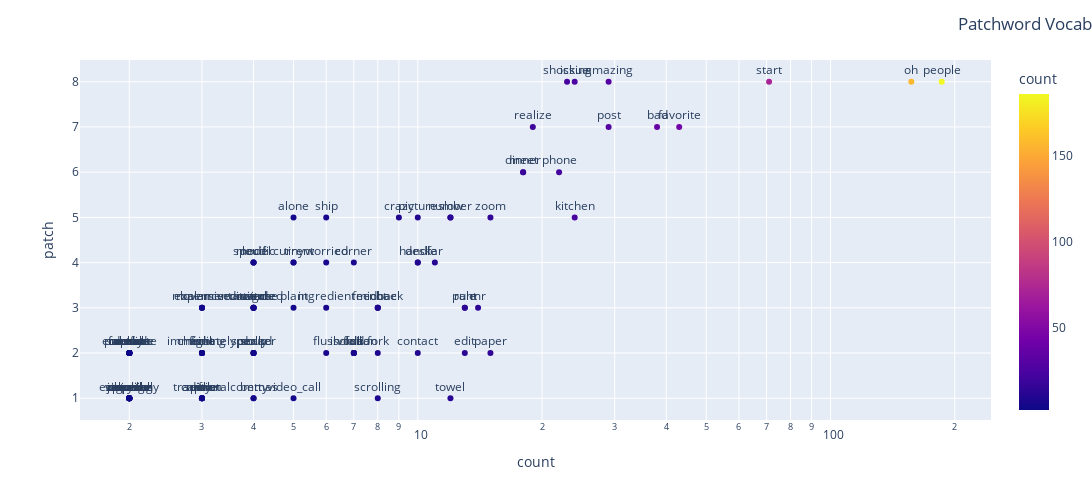

The code cell stored with this chart in its notebook:
### Code cell
import plotly.express as px
df = dict

#fig = px.scatter(df, x="count", y="patch", text="word", log_x=False, size_max=20, color="word")
fig = px.scatter(df, x="count", y="patch", text="word", log_x=True, size_max=20, color="count")
fig.update_traces(textposition='top center')
fig.update_layout(title_text='Patchword Vocab', title_x=1)
fig.update_layout(autosize=False,width=1200,height=500)
fig.show()

### Figure 1 — Plotly figure (JSON) as saved in the notebook; plotly's stock layout.template omitted (floating-point values rounded to 4 significant figures)
{"data": [{"hovertemplate": "count=%{marker.color}<br>patch=%{y}<br>word=%{text}<extra></extra>", "legendgroup": "", "marker": {"color": [6, 10, 3, 5, 3, 8, 2, 3, 4, 4, 2, 14, 2, 2, 2, 29, 10, 4, 8, 3, 15, 4, 4, 23, 2, 7, 2, 5, 18, 18, 3, 15, 2, 19, 4, 8, 7, 2, 4, 3, 2, 3, 13, 43, 2, 24, 2, 3, 12, 5, 4, 3, 12, 10, 5, 12, 2, 2, 2, 3, 2, 7, 22, 6, 4, 38, 3, 4, 2, 2, 2, 4, 29, 7, 7, 24, 10, 157, 3, 8, 6, 2, 11, 13, 8, 4, 13, 4, 2, 3, 4, 3, 6, 9, 186, 2, 5, 71, 2, 2], "coloraxis": "coloraxis", "symbol": "circle"}, "mode": "markers+text", "name": "", "orientation": "v", "showlegend": false, "text": ["ship", "handle", "immediately", "alone", "socket", "feedback", "exclusively", "wine", "period", "speaker", "average", "mr", "gretl", "era", "awful", "amazing", "desk", "loud", "scrolling", "caption", "zoom", "used", "soup", "shocking", "spell", "vodka", "presume", "current", "dinner", "meet", "balance", "paper", "perkin", "realize", "attitude", "not", "isolation", "ahead", "specific", "movement", "roast", "pink", "rule", "favorite", "cartoon", "kitchen", "manual", "traditional", "towel", "tiny", "concerned", "refrie", "number", "picture", "video_call", "slow", "victorian", "chinese", "drunk", "roy", "combat", "corner", "phone", "flush", "commas", "bad", "checking", "betty", "royal", "jasmine", "scour", "switch", "post", "foil", "fold", "issue", "contact", "oh", "expensive", "michael", "ingredient", "squish", "far", "pant", "fork", "model", "edit", "disagree", "employee", "fight", "dolly", "fool", "worried", "crazy", "people", "stunning", "plant", "start", "audio", "famous"], "textposition": "top center", "type": "scatter", "x": [6, 10, 3, 5, 3, 8, 2, 3, 4, 4, 2, 14, 2, 2, 2, 29, 10, 4, 8, 3, 15, 4, 4, 23, 2, 7, 2, 5, 18, 18, 3, 15, 2, 19, 4, 8, 7, 2, 4, 3, 2, 3, 13, 43, 2, 24, 2, 3, 12, 5, 4, 3, 12, 10, 5, 12, 2, 2, 2, 3, 2, 7, 22, 6, 4, 38, 3, 4, 2, 2, 2, 4, 29, 7, 7, 24, 10, 157, 3, 8, 6, 2, 11, 13, 8, 4, 13, 4, 2, 3, 4, 3, 6, 9, 186, 2, 5, 71, 2, 2], "xaxis": "x", "y": [5, 4, 2, 5, 1, 3, 1, 2, 2, 2, 1, 3, 1, 2, 2, 8, 4, 4, 1, 1, 5, 3, 2, 8, 1, 2, 2, 4, 6, 6, 3, 2, 1, 7, 3, 3, 2, 2, 4, 3, 2, 1, 3, 7, 2, 5, 1, 1, 1, 4, 3, 1, 5, 5, 1, 5, 1, 1, 2, 1, 2, 4, 6, 2, 1, 7, 2, 1, 1, 1, 2, 3, 7, 2, 2, 8, 2, 8, 3, 3, 3, 1, 4, 3, 2, 4, 2, 3, 2, 2, 2, 2, 4, 5, 8, 1, 3, 8, 2, 2], "yaxis": "y"}], "layout": {"autosize": false, "coloraxis": {"colorbar": {"title": {"text": "count"}}, "colorscale": [[0, "#0d0887"], [0.1111, "#46039f"], [0.2222, "#7201a8"], [0.3333, "#9c179e"], [0.4444, "#bd3786"], [0.5556, "#d8576b"], [0.6667, "#ed7953"], [0.7778, "#fb9f3a"], [0.8889, "#fdca26"], [1, "#f0f921"]]}, "height": 500, "legend": {"tracegroupgap": 0}, "margin": {"t": 60}, "title": {"text": "Patchword Vocab", "x": 1}, "width": 1200, "xaxis": {"anchor": "y", "domain": [0, 1], "title": {"text": "count"}, "type": "log"}, "yaxis": {"anchor": "x", "domain": [0, 1], "title": {"text": "patch"}}}}
